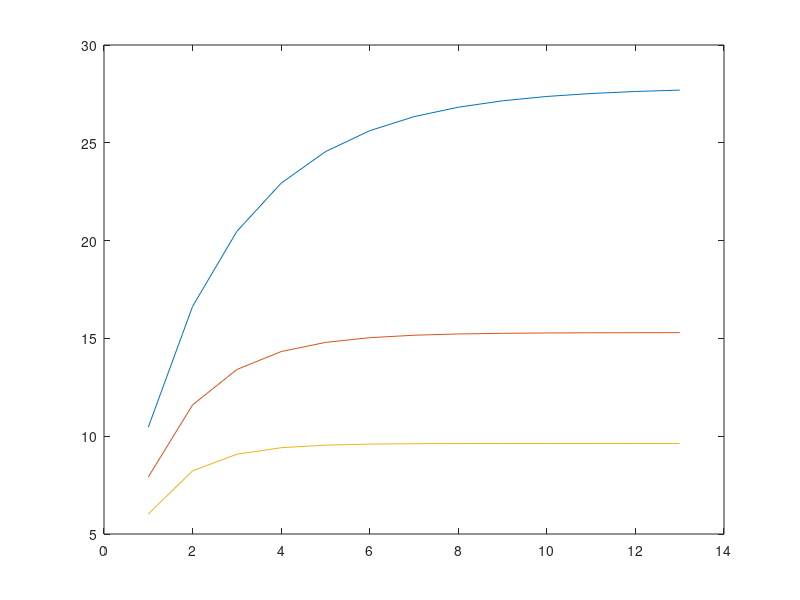
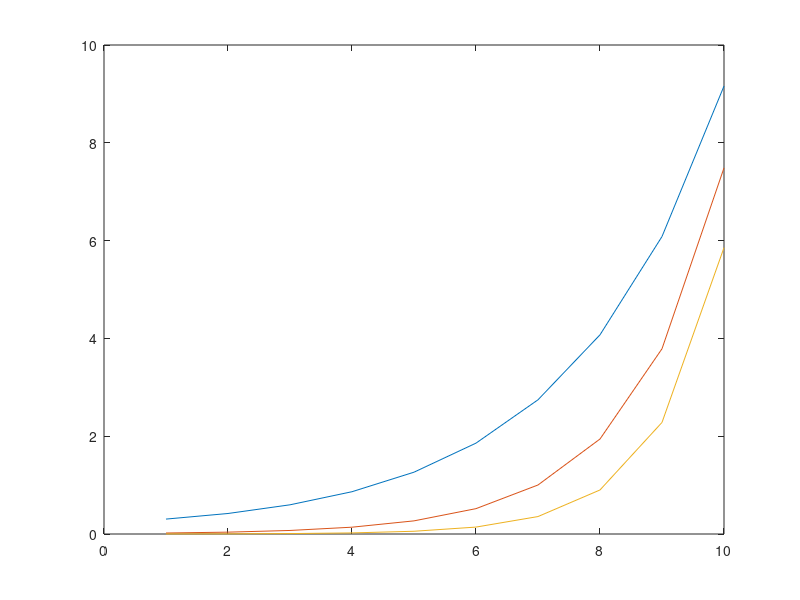

Reproduce these figures in MATLAB, in order.
clear all; clc;
%period of data used to predict

for nnn=1:3 %nnn is the speed setting for the shifting 
for nn = 1:13; %% number of periods being predicted
    data=nn; 
N=1;
%period predicted
s=data+1;
P = [0.8 0.2 0; 0.1 0.75 0.15; 0 0.3 0.7];
P=P^nnn;
a=[0.25;0.5;0.25];
u=[2.5; 3.5; 4.5];
var_proc=[1.25,2.92,5.25];

a'*P;

%calculate eigenvalues and eigenvectors 
[V,Lambda]=eigs(P');
%conditioning of V, first colum all ones.
V=V';
V(1,1:end)=V(1,1:end)/V(1,1);
V(2,1:end)=V(2,1:end)/V(2,1);
V(3,1:end)=V(3,1:end)/V(3,1);
Inv_V=V^-1;

%Eigenvector/Value check 
r=V*P'*V^-1;

%Check eq 2.3 
P^5;
Inv_V*Lambda^5*V;

%Check eq 2.4
Lambda^20;
C_1=(u.*a)';
C=C_1*Inv_V;
D=V*u;

chi =C'.*D;
lambda=diag(Lambda); 


%Calculation of the expected value of process variance
exp_variance=0;
for n=1:numel(a)
   exp_variance=exp_variance+a(n)*var_proc(n); 
end

%Calculation of the covariances and k factors
Covariance=zeros(s+1,1);
k=zeros(s+1,1);
for g = 0:s;
    if g==0
Covariance(g+1)=N*dot(chi(2:end),lambda(2:end).^g)+exp_variance;
    elseif g~=0
Covariance(g+1)=N*dot(chi(2:end),lambda(2:end).^g);
    end
k(g+1)=N*Covariance(g+1)/(dot(chi(2:end),lambda(2:end).^0));
end

%Calculation of the credibilities 
%Build covariance matrix 

cov_matrix=zeros(data,data);

for i=1:data
    for j=1:data
    distance=abs(i-j);
    cov_matrix(i,j)=Covariance(distance+1);    
    end
end

vector_b=flip(Covariance(2:s));
vector_b=vector_b(1:data);

Z=(cov_matrix^-1)*vector_b*100

if nn==10
Z_10(:,nnn)=Z;
end

sum_z(nn)=sum(Z);

end

sum_cred(nnn,:)=sum_z;

end
sum_cred=sum_cred'
plot(sum_cred,'DisplayName','sum_cred');
figure
plot(Z_10,'DisplayName','Z_10');
